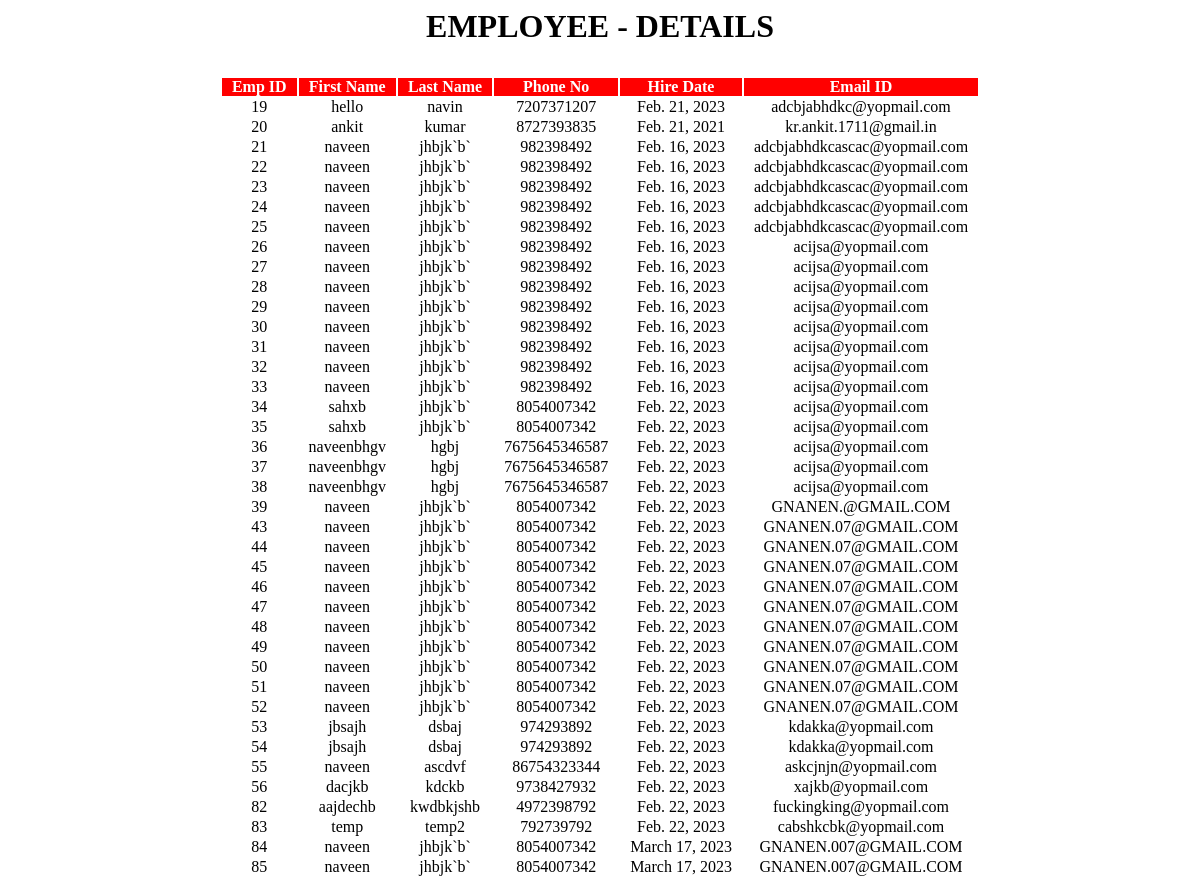
The app's page /view_all/ with its own data.
### temp1/models.py (models this page shows)
class employee(models.Model):
    first_name = models.CharField(max_length=100)
    last_name=models.CharField(max_length=100)
    phone_no=models.IntegerField()
    email_id=models.CharField(max_length=100)
    dept=models.CharField(max_length=100)
    role=models.CharField(max_length=100)
    hire_date=models.DateField()
    def __str__(self):
        return f"{self.first_name}"

### temp1/views.py (the view)
# urls.py: path('view_all/',views.view_all,name='view_all'),
def view_all(request):
    employees=employee.objects.all()
    context={
        "employee":employees
    }
    print(context)
    return render(request,'view_all.html',context)

### temp1/templates/view_all.html (shortened to what this page needs)
<html lang="en">
<head>
</head>
<body>
    <div>
    <h1>EMPLOYEE - DETAILS</h1>
    <table>
        <tr>
            <th>Emp ID</th>
            <th>First Name</th>
            <th>Last Name</th>
            <th>Phone No</th>
            <th>Hire Date</th>
            <th>Email ID</th>
        </tr>
        {% for emp in employee %}
        <tr>
            <td>{{emp.id}}</td>
            <td>{{emp.first_name}}</td>
            <td>{{emp.last_name}}</td>
            <td>{{emp.phone_no}}</td>
            <td>{{emp.hire_date}}</td>
            <td>{{emp.email_id}}</td>
        </tr>
        {% endfor %}
    </table>
    </div>
</body>
</html>

### temp1/templates/view_all.html (style rules this page uses)
div { text-align: center; }
table { padding: 10px; margin: auto; }
th { background-color: red; color: white; text-align: center; padding: 0 10 0 10; }
td { text-align: center; padding: 0 10 0 10; }

### records on screen
employee: id "19", first_name "hello", last_name "navin", phone_no "7207371207", hire_date "Feb. 21, 2023", email_id "adcbjabhdkc@yopmail.com"
employee: id "20", first_name "ankit", last_name "kumar", phone_no "8727393835", hire_date "Feb. 21, 2021", email_id "kr.ankit.1711@gmail.in"
employee: id "21", first_name "naveen", last_name "jhbjk`b`", phone_no "982398492", hire_date "Feb. 16, 2023", email_id "adcbjabhdkcascac@yopmail.com"
employee: id "22", first_name "naveen", last_name "jhbjk`b`", phone_no "982398492", hire_date "Feb. 16, 2023", email_id "adcbjabhdkcascac@yopmail.com"
employee: id "23", first_name "naveen", last_name "jhbjk`b`", phone_no "982398492", hire_date "Feb. 16, 2023", email_id "adcbjabhdkcascac@yopmail.com"
employee: id "24", first_name "naveen", last_name "jhbjk`b`", phone_no "982398492", hire_date "Feb. 16, 2023", email_id "adcbjabhdkcascac@yopmail.com"
employee: id "25", first_name "naveen", last_name "jhbjk`b`", phone_no "982398492", hire_date "Feb. 16, 2023", email_id "adcbjabhdkcascac@yopmail.com"
employee: id "26", first_name "naveen", last_name "jhbjk`b`", phone_no "982398492", hire_date "Feb. 16, 2023", email_id "acijsa@yopmail.com"
employee: id "27", first_name "naveen", last_name "jhbjk`b`", phone_no "982398492", hire_date "Feb. 16, 2023", email_id "acijsa@yopmail.com"
employee: id "28", first_name "naveen", last_name "jhbjk`b`", phone_no "982398492", hire_date "Feb. 16, 2023", email_id "acijsa@yopmail.com"
employee: id "29", first_name "naveen", last_name "jhbjk`b`", phone_no "982398492", hire_date "Feb. 16, 2023", email_id "acijsa@yopmail.com"
employee: id "30", first_name "naveen", last_name "jhbjk`b`", phone_no "982398492", hire_date "Feb. 16, 2023", email_id "acijsa@yopmail.com"
employee: id "31", first_name "naveen", last_name "jhbjk`b`", phone_no "982398492", hire_date "Feb. 16, 2023", email_id "acijsa@yopmail.com"
employee: id "32", first_name "naveen", last_name "jhbjk`b`", phone_no "982398492", hire_date "Feb. 16, 2023", email_id "acijsa@yopmail.com"
employee: id "33", first_name "naveen", last_name "jhbjk`b`", phone_no "982398492", hire_date "Feb. 16, 2023", email_id "acijsa@yopmail.com"
employee: id "34", first_name "sahxb", last_name "jhbjk`b`", phone_no "8054007342", hire_date "Feb. 22, 2023", email_id "acijsa@yopmail.com"
employee: id "35", first_name "sahxb", last_name "jhbjk`b`", phone_no "8054007342", hire_date "Feb. 22, 2023", email_id "acijsa@yopmail.com"
employee: id "36", first_name "naveenbhgv", last_name "hgbj", phone_no "7675645346587", hire_date "Feb. 22, 2023", email_id "acijsa@yopmail.com"
employee: id "37", first_name "naveenbhgv", last_name "hgbj", phone_no "7675645346587", hire_date "Feb. 22, 2023", email_id "acijsa@yopmail.com"
employee: id "38", first_name "naveenbhgv", last_name "hgbj", phone_no "7675645346587", hire_date "Feb. 22, 2023", email_id "acijsa@yopmail.com"
employee: id "39", first_name "naveen", last_name "jhbjk`b`", phone_no "8054007342", hire_date "Feb. 22, 2023", email_id "GNANEN.@GMAIL.COM"
employee: id "43", first_name "naveen", last_name "jhbjk`b`", phone_no "8054007342", hire_date "Feb. 22, 2023", email_id "GNANEN.07@GMAIL.COM"
employee: id "44", first_name "naveen", last_name "jhbjk`b`", phone_no "8054007342", hire_date "Feb. 22, 2023", email_id "GNANEN.07@GMAIL.COM"
employee: id "45", first_name "naveen", last_name "jhbjk`b`", phone_no "8054007342", hire_date "Feb. 22, 2023", email_id "GNANEN.07@GMAIL.COM"
employee: id "46", first_name "naveen", last_name "jhbjk`b`", phone_no "8054007342", hire_date "Feb. 22, 2023", email_id "GNANEN.07@GMAIL.COM"
employee: id "47", first_name "naveen", last_name "jhbjk`b`", phone_no "8054007342", hire_date "Feb. 22, 2023", email_id "GNANEN.07@GMAIL.COM"
employee: id "48", first_name "naveen", last_name "jhbjk`b`", phone_no "8054007342", hire_date "Feb. 22, 2023", email_id "GNANEN.07@GMAIL.COM"
employee: id "49", first_name "naveen", last_name "jhbjk`b`", phone_no "8054007342", hire_date "Feb. 22, 2023", email_id "GNANEN.07@GMAIL.COM"
employee: id "50", first_name "naveen", last_name "jhbjk`b`", phone_no "8054007342", hire_date "Feb. 22, 2023", email_id "GNANEN.07@GMAIL.COM"
employee: id "51", first_name "naveen", last_name "jhbjk`b`", phone_no "8054007342", hire_date "Feb. 22, 2023", email_id "GNANEN.07@GMAIL.COM"
employee: id "52", first_name "naveen", last_name "jhbjk`b`", phone_no "8054007342", hire_date "Feb. 22, 2023", email_id "GNANEN.07@GMAIL.COM"
employee: id "53", first_name "jbsajh", last_name "dsbaj", phone_no "974293892", hire_date "Feb. 22, 2023", email_id "kdakka@yopmail.com"
employee: id "54", first_name "jbsajh", last_name "dsbaj", phone_no "974293892", hire_date "Feb. 22, 2023", email_id "kdakka@yopmail.com"
employee: id "55", first_name "naveen", last_name "ascdvf", phone_no "86754323344", hire_date "Feb. 22, 2023", email_id "askcjnjn@yopmail.com"
employee: id "56", first_name "dacjkb", last_name "kdckb", phone_no "9738427932", hire_date "Feb. 22, 2023", email_id "xajkb@yopmail.com"
employee: id "82", first_name "aajdechb", last_name "kwdbkjshb", phone_no "4972398792", hire_date "Feb. 22, 2023", email_id "fuckingking@yopmail.com"
employee: id "83", first_name "temp", last_name "temp2", phone_no "792739792", hire_date "Feb. 22, 2023", email_id "cabshkcbk@yopmail.com"
employee: id "84", first_name "naveen", last_name "jhbjk`b`", phone_no "8054007342", hire_date "March 17, 2023", email_id "GNANEN.007@GMAIL.COM"
employee: id "85", first_name "naveen", last_name "jhbjk`b`", phone_no "8054007342", hire_date "March 17, 2023", email_id "GNANEN.007@GMAIL.COM"
